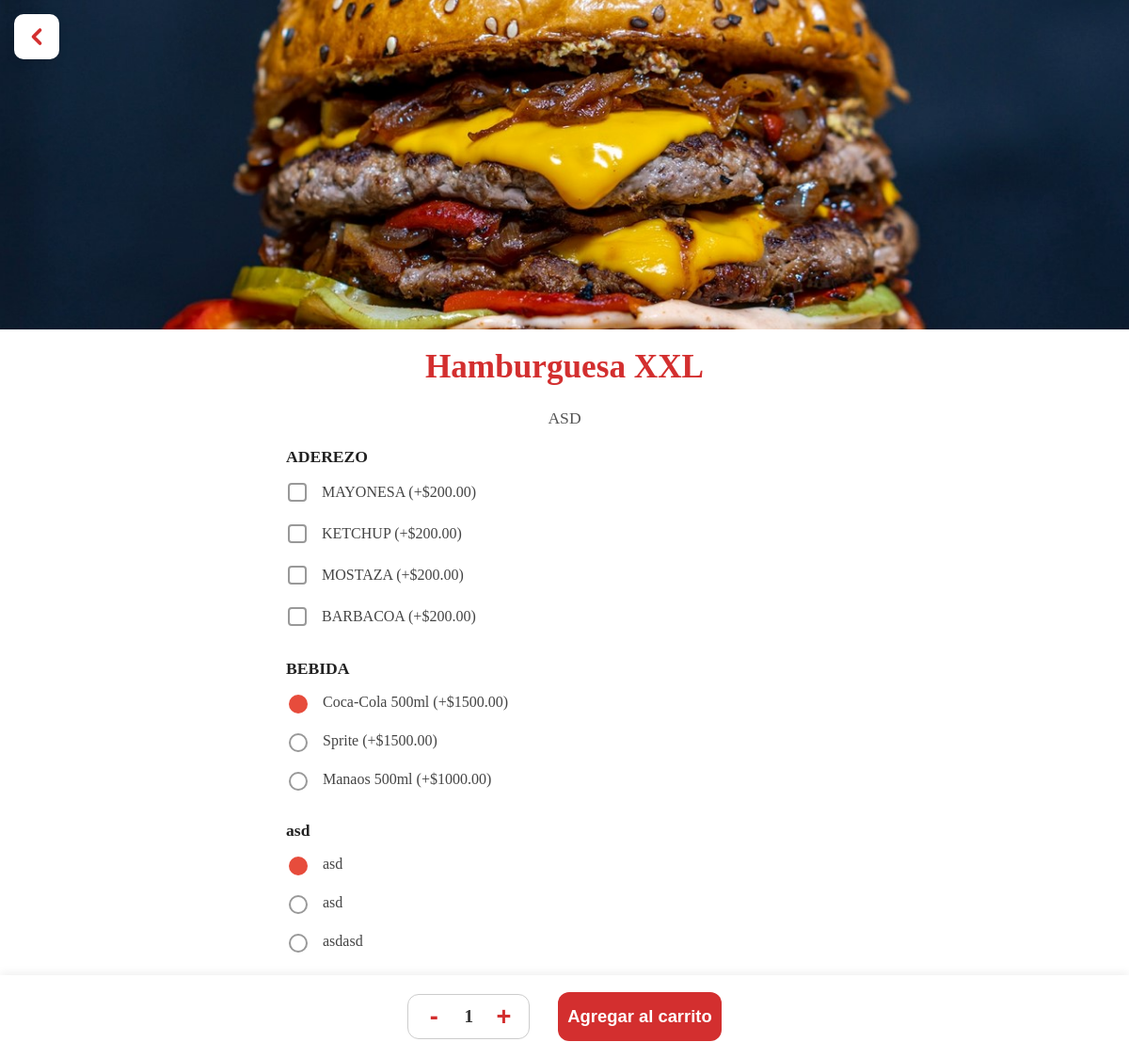
Page /producto/10/ on the earlier database version.
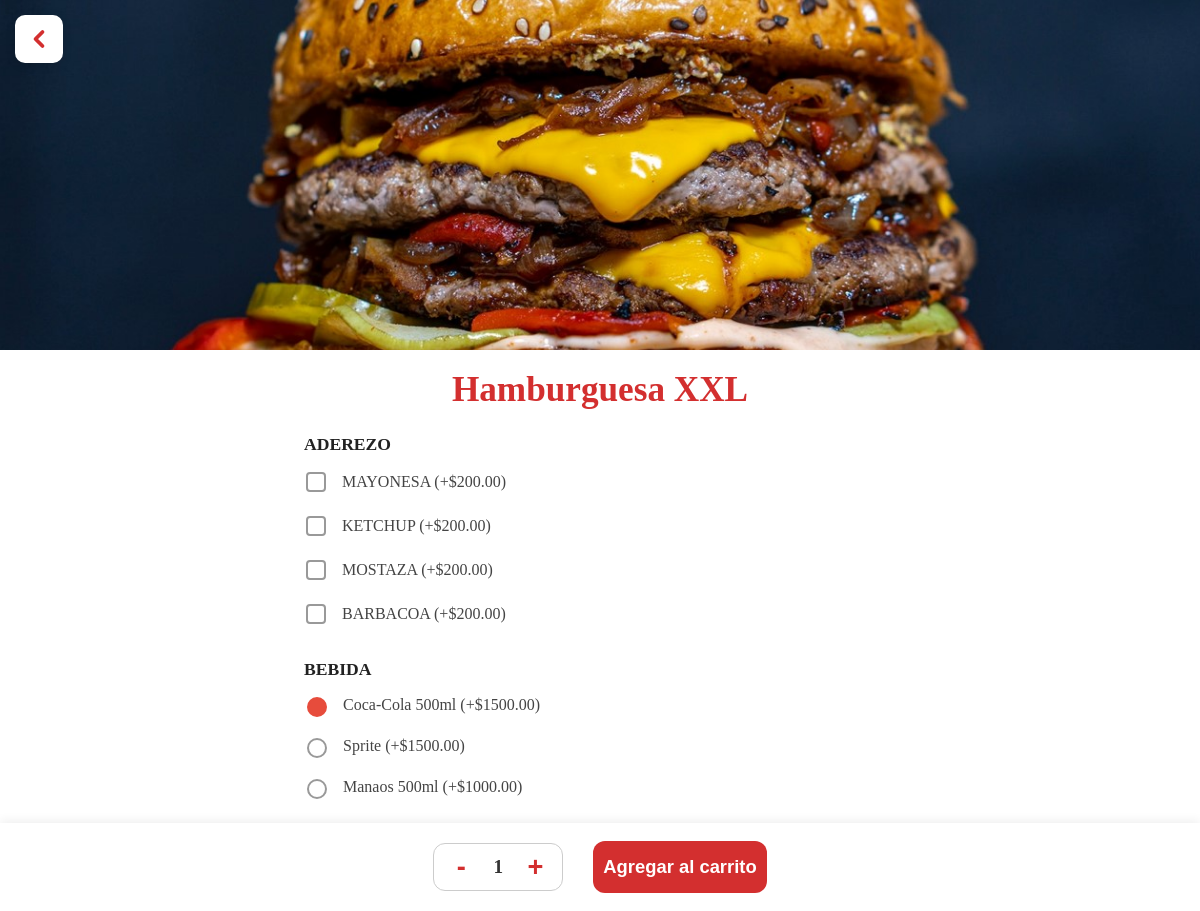
Same page on the later database version.
### mi_app/models.py (models this page shows, shortened)
class Producto(models.Model):
    nombre = models.CharField(max_length=100)
    descripcion = models.TextField(blank=True)
    precio = models.DecimalField(max_digits=8, decimal_places=2)
    categoria = models.CharField(max_length=50)
    disponible = models.BooleanField(default=True)
    personalizable = models.BooleanField(default=False)
    campos_personalizacion = models.ManyToManyField('PersonalizacionCampo', blank=True, related_name='productos')
    imagen = models.ImageField(upload_to='productos/', blank=True, null=True)  # 👈 campo nuevo

class PersonalizacionCampo(models.Model):
    nombre = models.CharField(max_length=100)
    es_multiple = models.BooleanField(default=False)  # NUEVO CAMPO

class PersonalizacionOpcion(models.Model):
    campo = models.ForeignKey(PersonalizacionCampo, on_delete=models.CASCADE, related_name='opciones')
    nombre = models.CharField(max_length=100)
    precio_extra = models.DecimalField(max_digits=6, decimal_places=2, default=0)

### mi_app/views.py (the view, shortened to what this page needs)
# urls.py: path('producto/<int:producto_id>/', views.detalle_producto, name='detalle_producto'),
def detalle_producto(request, producto_id):
    producto = get_object_or_404(Producto, id=producto_id)
    campos_y_opciones = []
    campos = producto.campos_personalizacion.prefetch_related('opciones').all()
    for campo in campos:
        opciones = campo.opciones.all()
        campos_y_opciones.append({'campo': campo, 'opciones': opciones})
    return render(request, 'cliente/detalle_producto.html', {
        'producto': producto,
        'campos_y_opciones': campos_y_opciones
    })

### mi_app/templates/cliente/detalle_producto.html (shortened to what this page needs)
{% load static %}
<link rel="stylesheet" href="{% static 'css/detalle_producto.css' %}">
<img src="{{ producto.imagen.url }}" alt="{{ producto.nombre }}" class="producto-imagen">
<h1>{{ producto.nombre }}</h1>
<p>{{ producto.descripcion }}</p>
<a href="{% url 'catalogo_cliente' %}" class="btn-flecha-atras" title="Volver al catálogo">
    <svg class="flecha" width="28" height="28" viewBox="0 0 24 24" fill="none" stroke="#d32f2f" stroke-width="3.2" stroke-linecap="round" stroke-linejoin="round"><polyline points="15 18 9 12 15 6"/></svg>
</a>
<form method="post" id="form-detalle-producto">
    {% for campo_info in campos_y_opciones %}
    <fieldset>
        <legend>{{ campo_info.campo.nombre }}</legend>
        {% for opcion in campo_info.opciones %}
            <label>
                {% if campo_info.campo.es_multiple %}
                    <input type="checkbox" name="campo_{{ campo_info.campo.id }}" value="{{ opcion.id }}">
                {% else %}
                    <input type="radio" name="campo_{{ campo_info.campo.id }}" value="{{ opcion.id }}" {% if forloop.first %}checked{% endif %}>
                {% endif %}
                {{ opcion.nombre }} {% if opcion.precio_extra > 0 %}(+${{ opcion.precio_extra }}){% endif %}
            </label>
        {% endfor %}
    </fieldset>
    {% endfor %}
    <div class="barra-inferior">
        <div class="cantidad-control-personalizada">
            <button type="button" class="btn-cantidad" id="restar-cantidad">-</button>
            <span id="cantidad-mostrar">1</span>
            <button type="button" class="btn-cantidad" id="sumar-cantidad">+</button>
        </div>
        <button type="submit">Agregar al carrito</button>
    </div>
</form>

Differences in the rows shown:
no longer on this page (row unchanged): PersonalizacionCampo: campo.nombre "asd"
no longer on this page (row unchanged): PersonalizacionOpcion: campo.id "☑ asd", nombre "asd"
no longer on this page (row unchanged): PersonalizacionOpcion: campo.id "☐ asd", nombre "asd"
no longer on this page (row unchanged): PersonalizacionOpcion: campo.id "☐ asdasd", nombre "asdasd", shown under "asd"
changed Producto "Hamburguesa XXL": descripcion "ASD" → (not shown)
